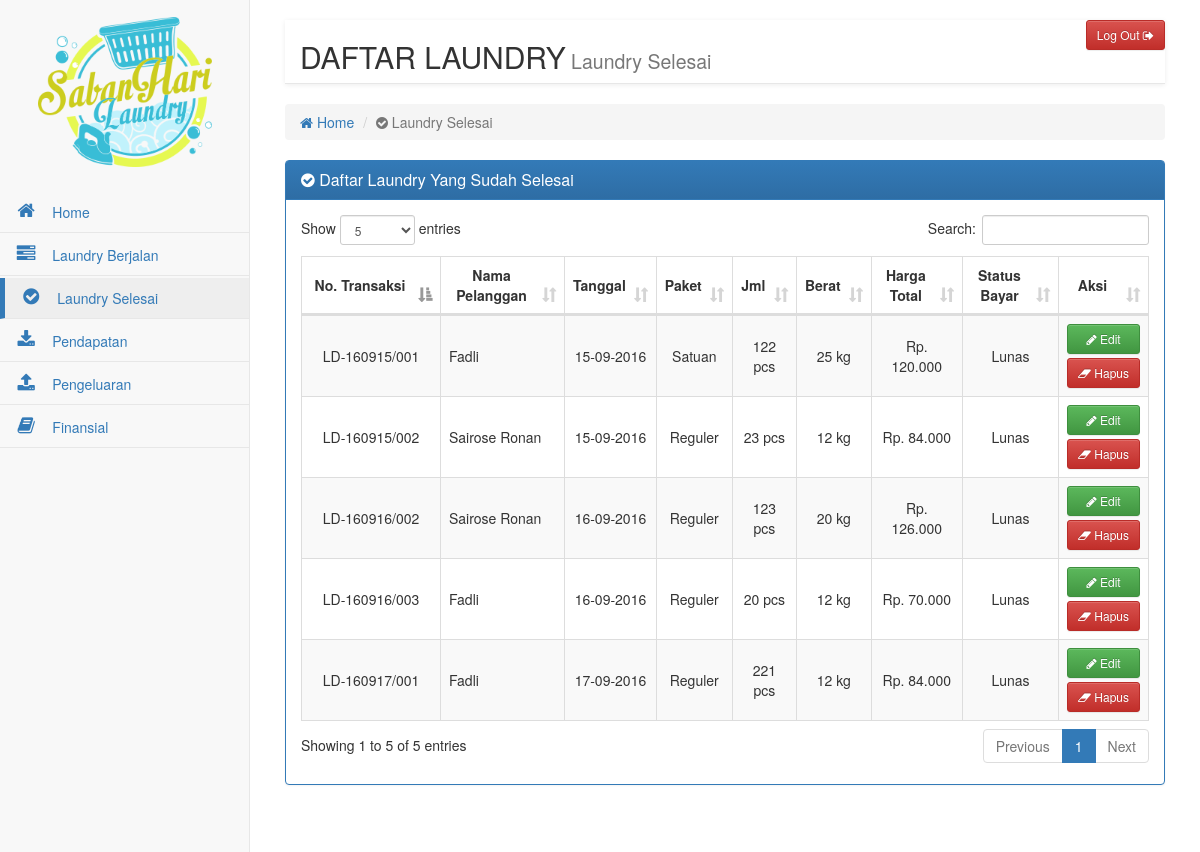
Page /pages/order-completed.php (signed in) on the committed database.
### tables this page shows
CREATE TABLE `tb_transaksi` (
  `no_transaksi` varchar(15) NOT NULL,
  `id_pelanggan` int(11) NOT NULL,
  `tanggal` date NOT NULL,
  `jenis_paket` int(1) NOT NULL,
  `jmlh_pakaian` float DEFAULT NULL,
  `jmlh_kilo` float DEFAULT NULL,
  `diskon` int(11) NOT NULL,
  `status_bayar` tinyint(1) DEFAULT NULL,
  `status_laundry` tinyint(1) DEFAULT NULL,
  `harga` int(11) DEFAULT NULL
);

CREATE TABLE `tb_pelanggan` (
  `id_pelanggan` int(11) NOT NULL,
  `nama_pelanggan` varchar(30) NOT NULL,
  `total_kilo` float NOT NULL,
  `diskon` int(11) NOT NULL
);

CREATE TABLE `tb_paket` (
  `jenis_paket` int(1) NOT NULL,
  `nama_paket` varchar(10) NOT NULL,
  `harga` int(11) DEFAULT NULL
);

### functions/functions.php (called while the page is built, shortened)
<?php
	function koneksi(){
	    $conn = mysqli_connect("localhost", "root", "") or die ("Koneksi ke database gagal");
	    mysqli_select_db($conn, "laundry") or die("Database Salah");
	    return $conn;
	}
	function tampil($query){
		$conn = koneksi();
		$result = mysqli_query($conn, $query);
		$rows = array();
		while ($row = mysqli_fetch_assoc($result)) {
			$rows[] = $row;
		}
		return $rows;
	}
?>

### pages/order-completed.php (the view, shortened to what this page needs)
<?php
    require '../functions/functions.php';
    $page = "completed-order";
    $header_name = "DAFTAR LAUNDRY";
    $sub_header_name = "Laundry Selesai";
    $query = "
            SELECT
                t.no_transaksi,
                p.nama_pelanggan,
                t.tanggal,
                pk.nama_paket,
                t.jmlh_pakaian,
                t.jmlh_kilo,
                t.harga,
                IF(t.status_bayar = 0, 'Belum Lunas', 'Lunas') as status_bayar
            FROM
                tb_transaksi t, tb_pelanggan p, tb_paket pk
            WHERE
                t.id_pelanggan = p.id_pelanggan AND
                t.jenis_paket = pk.jenis_paket AND
                status_laundry = 1
                ORDER BY t.no_transaksi DESC";
    $order_completed = tampil($query);
?>
<!DOCTYPE html>
<html lang="en">
<?php require '../templates/header.php'; ?>
<body>
    <div id="wrapper">
        <?php require '../templates/nav.php'; ?>
        <div id="page-content-wrapper">
            <div class="container-fluid xyz">
                <?php require '../templates/nav-top.php'; ?>
                <br>
                <div class="row">
                    <div class="col-md-12">
                        <ol class="breadcrumb">
                            <li><a href="home.php"><i class="fa fa-home" aria-hidden="true"></i> Home</a></li>
                            <li class="active"><i class="fa fa-check-circle"></i> Laundry Selesai</li>
                        </ol>
                    </div>
                </div>
                <div class="row">
                    <div class="col-md-12">
                        <div class="panel panel-primary">
                            <div class="panel-heading">
                                <h3 class="panel-title"><i class="fa fa-check-circle" aria-hidden="true"></i> Daftar Laundry Yang Sudah Selesai</h3>
                            </div>
                            <div class="panel-body">
                                <div class="table-responsive">
                                    <table id="tabel" class="table table-hover table-striped table-bordered">
                                        <thead>
                                            <tr>
                                                <th width="100px">No. Transaksi</th>
                                                <th>Nama Pelanggan</th>
                                                <th>Tanggal</th>
                                                <th>Paket</th>
                                                <th>Jml</th>
                                                <th>Berat</th>
                                                <th>Harga Total</th>
                                                <th>Status Bayar</th>
                                                <th>Aksi</th>
                                            </tr>
                                        </thead>
                                        <tbody>
                                    <?php   foreach ($order_completed as $order): ?>
                                                <tr>
                                                    <td align="center"><?php echo $order["no_transaksi"]; ?></td>
                                                    <td><?php echo $order["nama_pelanggan"]; ?></td>
                                                    <td align="center"><?php echo date("d-m-Y",strtotime($order["tanggal"])); ?></td>
                                                    <td align="center"><?php echo $order["nama_paket"]; ?></td>
                                                    <td align="center"><?php echo $order["jmlh_pakaian"].' pcs'; ?></td>
                                                    <td align="center"><?php echo $order["jmlh_kilo"].' kg'; ?></td>
                                                    <td align="center">Rp.
                                                    <?php echo number_format($order["harga"], 0, ',', '.'); ?> </td>
                                                    <td align="center"><?php echo $order["status_bayar"]; ?></td>
                                                    <td>
                                                        <a href="edit.php?id=<?php echo $order["no_transaksi"]; ?>&page_src=2" type="button" class="btn btn-success btn-sm center-block clearfix" style="margin-bottom : 4px;"><i class="fa fa-pencil" aria-hidden="true"></i> Edit</a>
                                                        <a href="hapus.php?id=<?php echo $order["no_transaksi"]; ?>&page_src=1&type=2" onclick="return confirm('Anda akan menghapus transaksi dengan nomor <?php echo $order["no_transaksi"]; ?>')" type="button" class="btn btn-danger btn-sm center-block clearfix"><i class="fa fa-eraser" aria-hidden="true"></i> Hapus</a>
                                                    </td>
                                                </tr>
                                    <?php   endforeach ?>
                                        </tbody>
                                    </table>
                                </div>
                            </div>
                        </div>
                    </div>
                </div>
            </div>
        </div>
    </div>
</body>
</html>

### templates/header.php (shortened to what this page needs)
<head>
    <link href="../css/normalize.min.css" rel="stylesheet">
    <link href="../css/bootstrap.min.css" rel="stylesheet">
    <link href="../css/bootstrap-theme.min.css" rel="stylesheet">
    <link href="../css/style.css" rel="stylesheet">
    <link href="../css/font-awesome.min.css" rel="stylesheet">
    <link href="../css/dataTables.bootstrap.min.css" rel="stylesheet">
</head>

### templates/nav.php (shortened to what this page needs)
<?php
    if (!strcmp($page, "home")) { ?>
        <div id="sidebar-wrapper">
            <ul class="sidebar-nav nav-pills nav-stacked" id="menu">
                <a class="sidebar-brand" href="home.php">
                    <img src="../images/logo.png" class="center-block" alt="Saban Hari Laundry">
                </a>
                <li class="aktif">
                    <a href="home.php"><span class="fa-stack fa-lg pull-left"><i class="fa fa-home fa-stack-1x "></i></span> Home</a>
                </li>
                <li>
                    <a href="order-ongoing.php"><span class="fa-stack fa-lg pull-left"><i class="fa fa-tasks fa-stack-1x "></i></span>Laundry Berjalan</a>
                </li>
                <li>
                    <a href="order-completed.php"><span class="fa-stack fa-lg pull-left"><i class="fa fa-check-circle fa-stack-1x "></i></span>Laundry Selesai</a>
                </li>
                <li>
                    <a href="pendapatan.php"><span class="fa-stack fa-lg pull-left"><i class="fa fa-download fa-stack-1x "></i></span>Pendapatan</a>
                </li>
                <li>
                    <a href="pengeluaran.php"><span class="fa-stack fa-lg pull-left"><i class="fa fa-upload fa-stack-1x "></i></span>Pengeluaran</a>
                </li>
                <li>
                    <a href="finansial.php"><span class="fa-stack fa-lg pull-left"><i class="fa fa-book fa-stack-1x "></i></span>Finansial</a>
                </li>
            </ul>
        </div>
<?php }elseif (!strcmp($page, "completed-order")) { ?>
    <div id="sidebar-wrapper">
        <ul class="sidebar-nav nav-pills nav-stacked" id="menu">
            <a class="sidebar-brand" href="home.php">
                <img src="../images/logo.png" class="center-block" alt="Saban Hari Laundry">
            </a>
            <li>
                <a href="home.php"><span class="fa-stack fa-lg pull-left"><i class="fa fa-home fa-stack-1x "></i></span> Home</a>
            </li>
            <li>
                <a href="order-ongoing.php"><span class="fa-stack fa-lg pull-left"><i class="fa fa-tasks fa-stack-1x "></i></span>Laundry Berjalan</a>
            </li>
            <li class="aktif">
                <a href="order-completed.php"><span class="fa-stack fa-lg pull-left"><i class="fa fa-check-circle fa-stack-1x "></i></span>Laundry Selesai</a>
            </li>
            <li>
                <a href="pendapatan.php"><span class="fa-stack fa-lg pull-left"><i class="fa fa-download fa-stack-1x "></i></span>Pendapatan</a>
            </li>
            <li>
                <a href="pengeluaran.php"><span class="fa-stack fa-lg pull-left"><i class="fa fa-upload fa-stack-1x "></i></span>Pengeluaran</a>
            </li>
            <li>
                <a href="finansial.php"><span class="fa-stack fa-lg pull-left"><i class="fa fa-book fa-stack-1x "></i></span> Finansial</a>
            </li>
        </ul>
    </div>
<?php } ?>

### templates/nav-top.php (shortened to what this page needs)
<nav class="navbar navbar-default navbar-static-top no-margin">
	<div class="container-fluid">
		<div class="navbar-header">
        	<h2><?php echo $header_name; ?><small> <?php echo $sub_header_name; ?></small></h2>
    	</div>
    	<ul class="nav navbar-nav navbar-right">
      		<a href="logout.php" class="btn btn-danger btn-sm">Log Out <i class="fa fa-sign-out"></i></a>
    	</ul>
  	</div>
</nav>

### css/style.css (style rules this page uses)
html { overflow-y: scroll; }
#wrapper { padding-left: 0; -webkit-transition: all 0.5s ease; -moz-transition: all 0.5s ease; -o-transition: all 0.5s ease; transition: all 0.5s ease; overflow: hidden; }
#sidebar-wrapper { z-index: 1000; position: absolute; left: 250px; width: 0; height: 100%; margin-bottom: -5000px; padding-bottom: 5000px; margin-left: -250px; overflow-x: hidden; overflow-y: auto; background: #F8F8F8; border-right: 1px solid #E7E7E7; -webkit-transition: all 0.5s ease; -moz-transition: all 0.5s ease; -o-transition: all 0.5s ease; transition: all 0.5s ease; }
#page-content-wrapper { position: absolute; padding: 15px; width: 100%; overflow-x: hidden; }
.xyz { min-width: 360px; }
.sidebar-nav { position: absolute; top: 0; width: 250px; margin: 0; padding: 0; list-style: none; margin-top: 2px; }
.sidebar-nav li { text-indent: 15px; line-height: 40px; border-bottom: 1px solid #E7E7E7; }
.sidebar-nav li a { display: block; text-decoration: none; color: #337AB7; }
.sidebar-nav > .sidebar-brand { height: 65px; font-size: 18px; line-height: 65px; }
.sidebar-nav > .sidebar-brand img { margin-top: 15px; margin-bottom: 25px; height: 150px; }
.no-margin { margin:0; }
@media (min-width:768px) { #wrapper { padding-left: 250px; } }
@media (min-width:768px) { #sidebar-wrapper { width: 250px; } }
@media (min-width:768px) { #page-content-wrapper { padding: 20px; position: relative; -webkit-transition: all 0.5s ease; -moz-transition: all 0.5s ease; -o-transition: all 0.5s ease; transition: all 0.5s ease; } }
.navbar { background-color: transparent; background: transparent; }
.aktif { text-decoration: none; color: #23527C; background: #eeeeee; border-left: #337AB7 5px solid; border-radius: 0px; }
.table th { text-align: center; }
.table th, td { vertical-align: middle !important; }

### rows in the picture
tb_transaksi: no_transaksi "LD-160917/001", id_pelanggan.nama_pelanggan "Fadli", tanggal "17-09-2016", jenis_paket.nama_paket "Reguler", jmlh_pakaian "221", jmlh_kilo "12", harga "84.000", status_bayar "Lunas"
tb_transaksi: no_transaksi "LD-160916/003", id_pelanggan.nama_pelanggan "Fadli", tanggal "16-09-2016", jenis_paket.nama_paket "Reguler", jmlh_pakaian "20", jmlh_kilo "12", harga "70.000", status_bayar "Lunas"
tb_transaksi: no_transaksi "LD-160916/002", id_pelanggan.nama_pelanggan "Sairose Ronan", tanggal "16-09-2016", jenis_paket.nama_paket "Reguler", jmlh_pakaian "123", jmlh_kilo "20", harga "126.000", status_bayar "Lunas"
tb_transaksi: no_transaksi "LD-160915/002", id_pelanggan.nama_pelanggan "Sairose Ronan", tanggal "15-09-2016", jenis_paket.nama_paket "Reguler", jmlh_pakaian "23", jmlh_kilo "12", harga "84.000", status_bayar "Lunas"
tb_transaksi: no_transaksi "LD-160915/001", id_pelanggan.nama_pelanggan "Fadli", tanggal "15-09-2016", jenis_paket.nama_paket "Satuan", jmlh_pakaian "122", jmlh_kilo "25", harga "120.000", status_bayar "Lunas"

### other values in the picture
$header_name "DAFTAR LAUNDRY"
$sub_header_name "Laundry Selesai"
